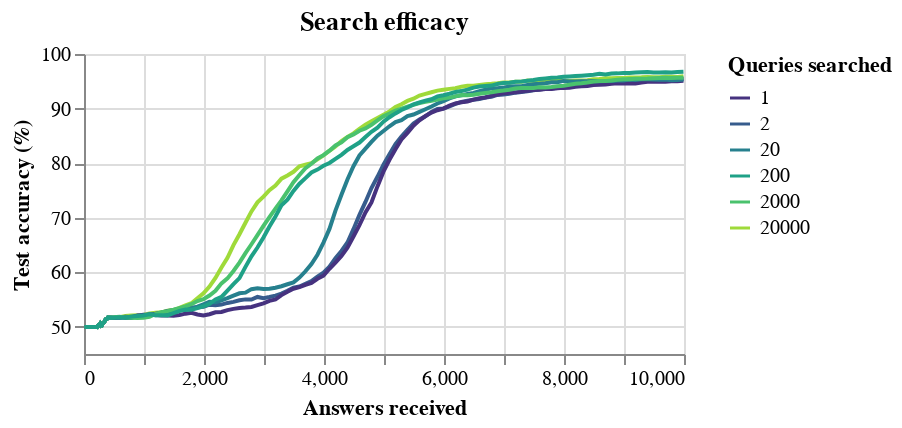

Notebook code cell kept with this figure:
### Code cell
import altair as alt

show = df.copy()

mul = 2
n_search = [mul * 10 ** i for i in range(0, 10)]
n_search = [10] + n_search
print(n_search)
# n_search = show.n_search.unique()

print(show.n_search.unique())
show = show[show.n_search.isin(n_search)]
print(show.n_search.unique())
show = show[show.num_ans <= 10_000]
show["accuracy"] = show["acc"] * 100

alt.Chart(show, title="Search efficacy").mark_line().encode(
    x=alt.X("num_ans", scale=alt.Scale(zero=False), axis=alt.Axis(title='Answers received')),
    y=alt.Y("accuracy", scale=alt.Scale(zero=False), axis=alt.Axis(title='Test accuracy (%)')),
    color=alt.Color(
        "queries_searched_per_user:N",
        scale=alt.Scale(scheme='viridis', type="log"),
        title="Queries searched",
    ),
).properties(
    width=300,
    height=150
)

# Colormaps: https://vega.github.io/vega/docs/schemes/

### Figure 1 — Vega-Lite specification as saved in the notebook (floating-point values rounded to 4 significant figures; data arrays with more than 128 entries replaced by an {"elided": "..."} marker saying what was removed)
{"config": {"view": {"continuousWidth": 400, "continuousHeight": 300}}, "data": {"name": "data-98a6b6b832cd2044eed61bf50fa32de7"}, "mark": "line", "encoding": {"color": {"type": "nominal", "field": "queries_searched_per_user", "scale": {"scheme": "viridis", "type": "log"}, "title": "Queries searched"}, "x": {"type": "quantitative", "axis": {"title": "Answers received"}, "field": "num_ans", "scale": {"zero": false}}, "y": {"type": "quantitative", "axis": {"title": "Test accuracy (%)"}, "field": "accuracy", "scale": {"zero": false}}}, "height": 150, "title": "Search efficacy", "width": 300, "$schema": "https://vega.github.io/schema/vega-lite/v4.8.1.json", "datasets": {"data-98a6b6b832cd2044eed61bf50fa32de7": {"elided": "816 records"}}}
